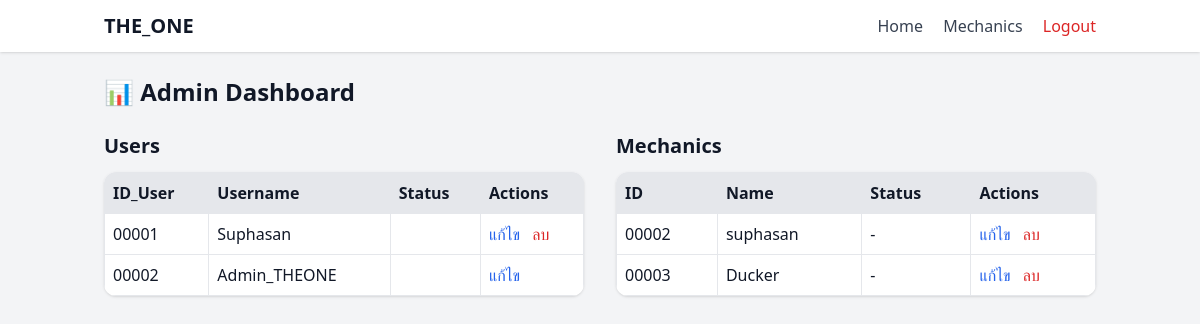
The app's page /admin-dashboard/ (signed in) with its own data.
### mechanics/models.py (models this page shows, shortened)
class Mechanic(models.Model):
    name = models.CharField(max_length=200)
    expertise = models.TextField()
    phone = models.CharField(max_length=20)

### accounts/views.py (the view)
# urls.py: path('admin-dashboard/', acc.admin_dashboard, name="admin_dashboard"),
@login_required
@user_passes_test(is_admin)
def admin_dashboard(request):
    users = User.objects.all().select_related("profile")
    mechanics = Mechanic.objects.all()
    mechanics_users = User.objects.filter(profile__role="Mechanic").select_related("profile")
    return render(request, "accounts/admin_dashboard.html", {
        "users": users,
        "mechanics": mechanics,
        "mechanics_users": mechanics_users,
    })

### accounts/views.py (called while the page is built)
def is_admin(user):
    return user.username == "Admin_THEONE"

### templates/accounts/admin_dashboard.html (shortened to what this page needs)
{% extends 'base.html' %}
{% block content %}
<h2 class="text-2xl font-bold mb-6">📊 Admin Dashboard</h2>
<div class="flex flex-col md:flex-row gap-8">
  <div class="flex-1" x-data="userCrud()">
    <h3 class="text-xl font-semibold mb-3">Users</h3>
    <table class="w-full border-collapse bg-white shadow rounded-xl overflow-hidden">
      <thead>
        <tr class="bg-gray-200 text-left">
          <th class="p-2 border">ID_User</th>
          <th class="p-2 border">Username</th>
          <th class="p-2 border">Status</th>
          <th class="p-2 border">Actions</th>
        </tr>
      </thead>
      <tbody>
        {% for u in users %}
        <tr class="hover:bg-gray-50">
          <td class="p-2 border">{{ u.id|stringformat:"05d" }}</td>
          <td class="p-2 border">{{ u.username }}</td>
          <td class="p-2 border">{{ u.profile.status }}</td>
          <td class="p-2 border space-x-2">
            <button @click="openEdit('{{ u.id }}','{{ u.username }}','{{ u.profile.role }}')"
                    class="text-blue-600 hover:underline">แก้ไข</button>
            {% if u.username != "Admin_THEONE" %}
            <a href="{% url 'delete_user' u.id %}" class="text-red-600 hover:underline">ลบ</a>
            {% endif %}
          </td>
        </tr>
        {% endfor %}
      </tbody>
    </table>
  </div>
  <div class="flex-1" x-data="mechanicCrud()">
    <h3 class="text-xl font-semibold mb-3">Mechanics</h3>
    <table class="w-full border-collapse bg-white shadow rounded-xl overflow-hidden">
      <thead>
        <tr class="bg-gray-200 text-left">
          <th class="p-2 border">ID</th>
          <th class="p-2 border">Name</th>
          <th class="p-2 border">Status</th>
          <th class="p-2 border">Actions</th>
        </tr>
      </thead>
      <tbody>
        {% for m in mechanics %}
        <tr class="hover:bg-gray-50">
          <td class="p-2 border">{{ m.id|stringformat:"05d" }}</td>
          <td class="p-2 border">{{ m.name }}</td>
          <td class="p-2 border">-</td>
          <td class="p-2 border space-x-2">
      <button @click="openEdit('{{ m.id }}','{{ m.name }}')"
        class="text-blue-600 hover:underline">แก้ไข</button>
            <a href="{% url 'delete_mechanic' m.id %}" class="text-red-600 hover:underline">ลบ</a>
          </td>
        </tr>
        {% endfor %}
      </tbody>
    </table>
  </div>
</div>
{% endblock %}

### records on screen
Mechanic: id "00002", name "suphasan"
Mechanic: id "00003", name "Ducker"

### other values on screen
{{ u.id|stringformat:"05d" }} "00001"
{{ u.username }} "Suphasan"
{{ u.id|stringformat:"05d" }} "00002"
{{ u.username }} "Admin_THEONE"
